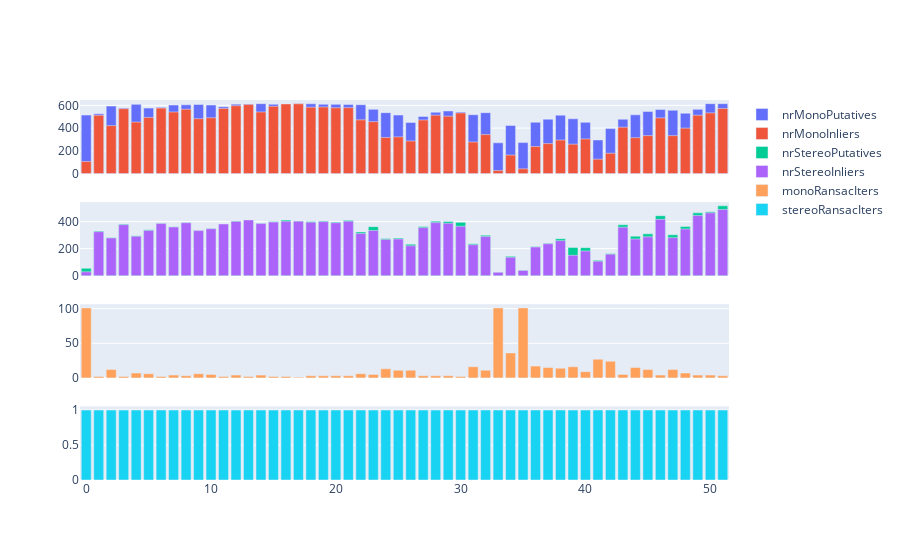

This figure's notebook cell:
### Code cell
# Plot ransac inlier, putative and iteration statistics.
if not use_plotly:
    fig1, axes1 = plt.subplots(nrows=1, ncols=3, figsize=(18,10), squeeze=False)
    df_stats.plot(kind="line", y="nrMonoInliers", ax=axes1[0,0])
    df_stats.plot(kind="line", y="nrMonoPutatives", ax=axes1[0,0])
    df_stats.plot(kind="line", y="nrStereoInliers", ax=axes1[0,1])
    df_stats.plot(kind="line", y="nrStereoPutatives", ax=axes1[0,1])
    df_stats.plot(kind="line", y="monoRansacIters", ax=axes1[0,2])
    df_stats.plot(kind="line", y="stereoRansacIters", ax=axes1[0,2])
    plt.show()
else:
    evt.draw_mono_stereo_inliers_outliers(df_stats, True)

### Figure 1 — Plotly figure (JSON) as saved in the notebook; plotly's stock layout.template omitted (floating-point values rounded to 4 significant figures)
{"data": [{"name": "nrMonoPutatives", "type": "bar", "x": [0, 1, 2, 3, 4, 5, 6, 7, 8, 9, 10, 11, 12, 13, 14, 15, 16, 17, 18, 19, 20, 21, 22, 23, 24, 25, 26, 27, 28, 29, 30, 31, 32, 33, 34, 35, 36, 37, 38, 39, 40, 41, 42, 43, 44, 45, 46, 47, 48, 49, 50, 51], "xaxis": "x", "y": [515, 526, 594, 576, 609, 576, 583, 603, 605, 608, 603, 588, 611, 613, 615, 610, 613, 614, 614, 610, 609, 607, 606, 565, 536, 515, 450, 503, 540, 551, 541, 518, 536, 271, 424, 273, 452, 479, 514, 482, 451, 296, 396, 478, 517, 547, 564, 557, 531, 565, 615, 615], "yaxis": "y"}, {"name": "nrMonoInliers", "type": "bar", "x": [0, 1, 2, 3, 4, 5, 6, 7, 8, 9, 10, 11, 12, 13, 14, 15, 16, 17, 18, 19, 20, 21, 22, 23, 24, 25, 26, 27, 28, 29, 30, 31, 32, 33, 34, 35, 36, 37, 38, 39, 40, 41, 42, 43, 44, 45, 46, 47, 48, 49, 50, 51], "xaxis": "x", "y": [106, 513, 422, 571, 453, 494, 576, 542, 566, 483, 491, 573, 597, 607, 542, 592, 613, 614, 584, 586, 579, 580, 473, 457, 318, 323, 287, 472, 514, 505, 534, 278, 343, 27, 163, 42, 238, 264, 295, 259, 305, 127, 179, 408, 316, 334, 490, 334, 400, 513, 534, 573], "yaxis": "y"}, {"name": "nrStereoPutatives", "type": "bar", "x": [0, 1, 2, 3, 4, 5, 6, 7, 8, 9, 10, 11, 12, 13, 14, 15, 16, 17, 18, 19, 20, 21, 22, 23, 24, 25, 26, 27, 28, 29, 30, 31, 32, 33, 34, 35, 36, 37, 38, 39, 40, 41, 42, 43, 44, 45, 46, 47, 48, 49, 50, 51], "xaxis": "x2", "y": [55, 330, 282, 381, 296, 340, 387, 361, 392, 334, 348, 382, 404, 412, 388, 400, 411, 404, 401, 404, 396, 409, 323, 362, 275, 278, 233, 363, 403, 400, 394, 237, 299, 26, 144, 41, 215, 239, 273, 208, 207, 114, 164, 376, 292, 309, 443, 302, 363, 464, 472, 516], "yaxis": "y2"}, {"name": "nrStereoInliers", "type": "bar", "x": [0, 1, 2, 3, 4, 5, 6, 7, 8, 9, 10, 11, 12, 13, 14, 15, 16, 17, 18, 19, 20, 21, 22, 23, 24, 25, 26, 27, 28, 29, 30, 31, 32, 33, 34, 35, 36, 37, 38, 39, 40, 41, 42, 43, 44, 45, 46, 47, 48, 49, 50, 51], "xaxis": "x2", "y": [29, 325, 279, 377, 291, 334, 385, 360, 391, 333, 347, 382, 401, 412, 385, 396, 402, 402, 395, 399, 391, 402, 311, 334, 268, 271, 221, 355, 392, 387, 365, 229, 289, 25, 136, 39, 212, 236, 259, 151, 183, 107, 159, 358, 271, 287, 416, 281, 345, 445, 464, 489], "yaxis": "y2"}, {"name": "monoRansacIters", "type": "bar", "x": [0, 1, 2, 3, 4, 5, 6, 7, 8, 9, 10, 11, 12, 13, 14, 15, 16, 17, 18, 19, 20, 21, 22, 23, 24, 25, 26, 27, 28, 29, 30, 31, 32, 33, 34, 35, 36, 37, 38, 39, 40, 41, 42, 43, 44, 45, 46, 47, 48, 49, 50, 51], "xaxis": "x3", "y": [101, 2, 12, 2, 7, 6, 2, 4, 3, 6, 5, 2, 4, 2, 4, 2, 2, 1, 3, 3, 3, 3, 6, 5, 13, 11, 11, 3, 3, 3, 2, 16, 11, 101, 36, 101, 17, 15, 14, 16, 9, 27, 24, 5, 15, 12, 4, 12, 7, 4, 4, 3], "yaxis": "y3"}, {"name": "stereoRansacIters", "type": "bar", "x": [0, 1, 2, 3, 4, 5, 6, 7, 8, 9, 10, 11, 12, 13, 14, 15, 16, 17, 18, 19, 20, 21, 22, 23, 24, 25, 26, 27, 28, 29, 30, 31, 32, 33, 34, 35, 36, 37, 38, 39, 40, 41, 42, 43, 44, 45, 46, 47, 48, 49, 50, 51], "xaxis": "x4", "y": [1, 1, 1, 1, 1, 1, 1, 1, 1, 1, 1, 1, 1, 1, 1, 1, 1, 1, 1, 1, 1, 1, 1, 1, 1, 1, 1, 1, 1, 1, 1, 1, 1, 1, 1, 1, 1, 1, 1, 1, 1, 1, 1, 1, 1, 1, 1, 1, 1, 1, 1, 1], "yaxis": "y4"}], "layout": {"barmode": "overlay", "xaxis": {"anchor": "y", "domain": [0, 1], "matches": "x4", "showticklabels": false}, "xaxis2": {"anchor": "y2", "domain": [0, 1], "matches": "x4", "showticklabels": false}, "xaxis3": {"anchor": "y3", "domain": [0, 1], "matches": "x4", "showticklabels": false}, "xaxis4": {"anchor": "y4", "domain": [0, 1]}, "yaxis": {"anchor": "x", "domain": [0.8063, 1]}, "yaxis2": {"anchor": "x2", "domain": [0.5375, 0.7312]}, "yaxis3": {"anchor": "x3", "domain": [0.2687, 0.4625]}, "yaxis4": {"anchor": "x4", "domain": [0, 0.1938]}}}
